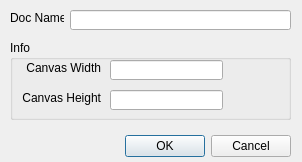
<?xml version="1.0" encoding="UTF-8"?>
<ui version="4.0">
 <class>CSetupProjectDlg</class>
 <widget class="QDialog" name="CSetupProjectDlg">
  <property name="geometry">
   <rect>
    <x>0</x>
    <y>0</y>
    <width>302</width>
    <height>162</height>
   </rect>
  </property>
  <property name="windowTitle">
   <string>Setup Project</string>
  </property>
  <widget class="QDialogButtonBox" name="buttonBox">
   <property name="geometry">
    <rect>
     <x>10</x>
     <y>130</y>
     <width>281</width>
     <height>32</height>
    </rect>
   </property>
   <property name="orientation">
    <enum>Qt::Horizontal</enum>
   </property>
   <property name="standardButtons">
    <set>QDialogButtonBox::Cancel|QDialogButtonBox::Ok</set>
   </property>
  </widget>
  <widget class="QLabel" name="label">
   <property name="geometry">
    <rect>
     <x>10</x>
     <y>10</y>
     <width>54</width>
     <height>16</height>
    </rect>
   </property>
   <property name="text">
    <string>Doc Name</string>
   </property>
  </widget>
  <widget class="QLineEdit" name="txtDocName">
   <property name="geometry">
    <rect>
     <x>70</x>
     <y>10</y>
     <width>221</width>
     <height>20</height>
    </rect>
   </property>
  </widget>
  <widget class="QGroupBox" name="groupBox">
   <property name="geometry">
    <rect>
     <x>10</x>
     <y>40</y>
     <width>281</width>
     <height>80</height>
    </rect>
   </property>
   <property name="title">
    <string>Info</string>
   </property>
   <widget class="QLabel" name="label_2">
    <property name="geometry">
     <rect>
      <x>10</x>
      <y>20</y>
      <width>81</width>
      <height>16</height>
     </rect>
    </property>
    <property name="text">
     <string>Canvas Width</string>
    </property>
    <property name="alignment">
     <set>Qt::AlignRight|Qt::AlignTrailing|Qt::AlignVCenter</set>
    </property>
   </widget>
   <widget class="QLineEdit" name="txtCanvasWidth">
    <property name="geometry">
     <rect>
      <x>100</x>
      <y>20</y>
      <width>113</width>
      <height>20</height>
     </rect>
    </property>
    <property name="readOnly">
     <bool>true</bool>
    </property>
   </widget>
   <widget class="QLabel" name="label_3">
    <property name="geometry">
     <rect>
      <x>10</x>
      <y>50</y>
      <width>81</width>
      <height>16</height>
     </rect>
    </property>
    <property name="text">
     <string>Canvas Height</string>
    </property>
    <property name="alignment">
     <set>Qt::AlignRight|Qt::AlignTrailing|Qt::AlignVCenter</set>
    </property>
   </widget>
   <widget class="QLineEdit" name="txtCanvasHeight">
    <property name="geometry">
     <rect>
      <x>100</x>
      <y>50</y>
      <width>113</width>
      <height>20</height>
     </rect>
    </property>
    <property name="readOnly">
     <bool>true</bool>
    </property>
   </widget>
  </widget>
 </widget>
 <resources/>
 <connections>
  <connection>
   <sender>buttonBox</sender>
   <signal>accepted()</signal>
   <receiver>CSetupProjectDlg</receiver>
   <slot>accept()</slot>
   <hints>
    <hint type="sourcelabel">
     <x>248</x>
     <y>254</y>
    </hint>
    <hint type="destinationlabel">
     <x>157</x>
     <y>274</y>
    </hint>
   </hints>
  </connection>
  <connection>
   <sender>buttonBox</sender>
   <signal>rejected()</signal>
   <receiver>CSetupProjectDlg</receiver>
   <slot>reject()</slot>
   <hints>
    <hint type="sourcelabel">
     <x>316</x>
     <y>260</y>
    </hint>
    <hint type="destinationlabel">
     <x>286</x>
     <y>274</y>
    </hint>
   </hints>
  </connection>
 </connections>
</ui>
